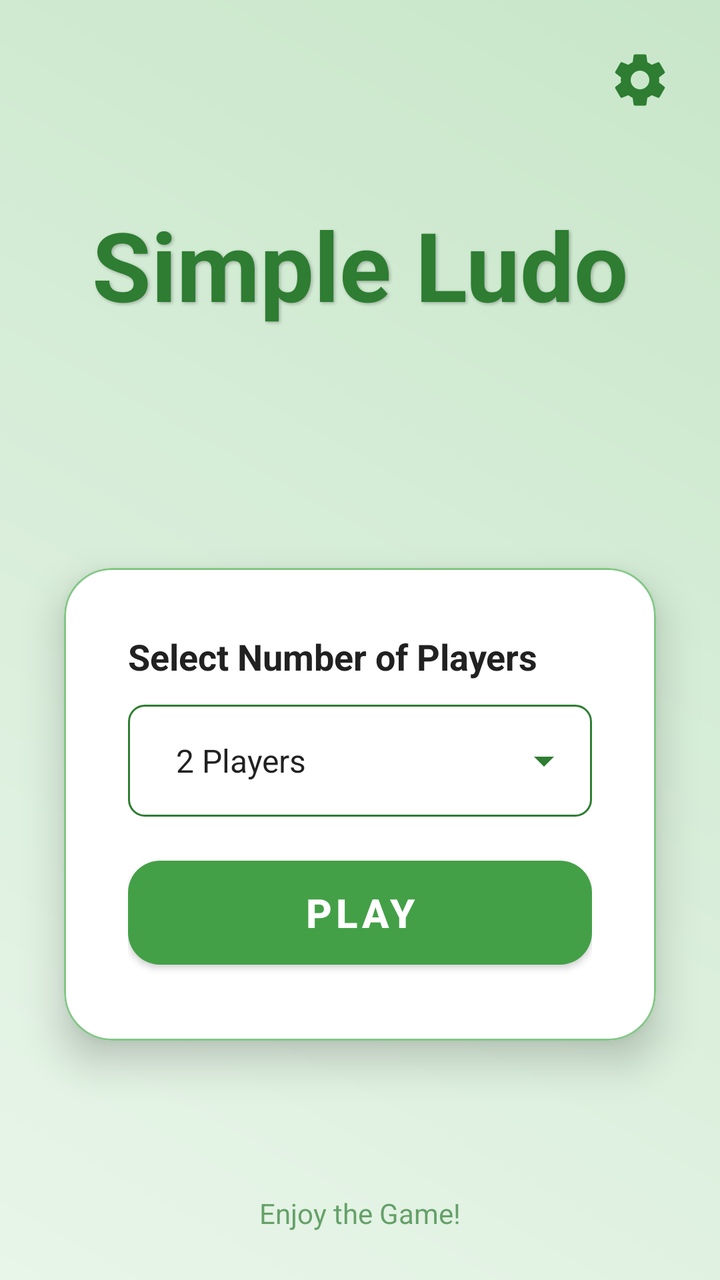
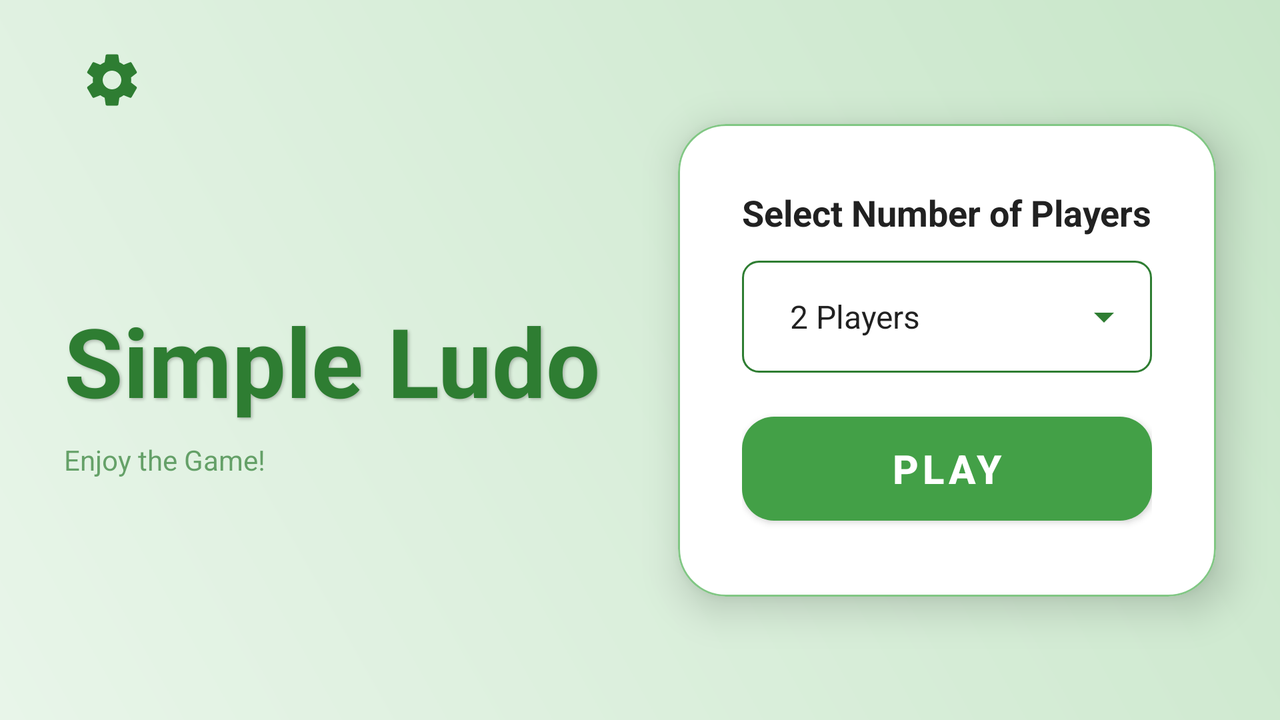

Two renders of one Android screen. The first uses the default layout on a phone; the second uses the alternative layout the repository ships for a different screen configuration, on a matching device. The two XML files are below.
<!-- AndroidManifest.xml: application theme Theme.SimpleLudoGame -->
<!-- res/layout/fragment_home.xml -->
<?xml version="1.0" encoding="utf-8"?>
<layout xmlns:android="http://schemas.android.com/apk/res/android"
    xmlns:app="http://schemas.android.com/apk/res-auto"
    xmlns:tools="http://schemas.android.com/tools">

    <androidx.constraintlayout.widget.ConstraintLayout
        android:layout_width="match_parent"
        android:layout_height="match_parent"
        android:background="@drawable/bg_gradient_home"
        tools:context=".HomeFragment">

        <ImageButton
            android:id="@+id/settings_button"
            android:layout_width="48dp"
            android:layout_height="48dp"
            android:layout_marginTop="16dp"
            android:layout_marginEnd="16dp"
            android:background="?attr/selectableItemBackgroundBorderless"
            android:contentDescription="@string/settings"
            android:padding="8dp"
            android:scaleType="fitCenter"
            android:src="@drawable/ic_settings"
            app:layout_constraintEnd_toEndOf="parent"
            app:layout_constraintTop_toTopOf="parent"
            app:tint="@color/green_primary" />

        <TextView
            android:id="@+id/title_text"
            android:layout_width="wrap_content"
            android:layout_height="wrap_content"
            android:layout_marginTop="100dp"
            android:text="@string/ludo_game_title"
            android:textColor="@color/green_primary"
            android:textSize="48sp"
            android:textStyle="bold"
            android:shadowColor="#40000000"
            android:shadowDx="2"
            android:shadowDy="2"
            android:shadowRadius="4"
            app:layout_constraintEnd_toEndOf="parent"
            app:layout_constraintStart_toStartOf="parent"
            app:layout_constraintTop_toTopOf="parent" />

        <com.google.android.material.card.MaterialCardView
            android:id="@+id/settings_card"
            android:layout_width="0dp"
            android:layout_height="wrap_content"
            android:layout_marginHorizontal="32dp"
            app:cardBackgroundColor="@color/card_background"
            app:cardCornerRadius="24dp"
            app:cardElevation="12dp"
            app:strokeWidth="1dp"
            app:strokeColor="@color/green_secondary"
            app:layout_constraintBottom_toBottomOf="parent"
            app:layout_constraintEnd_toEndOf="parent"
            app:layout_constraintStart_toStartOf="parent"
            app:layout_constraintTop_toBottomOf="@id/title_text">

            <LinearLayout
                android:layout_width="match_parent"
                android:layout_height="wrap_content"
                android:orientation="vertical"
                android:padding="32dp">

                <TextView
                    android:layout_width="wrap_content"
                    android:layout_height="wrap_content"
                    android:text="@string/select_players"
                    android:textColor="@color/text_on_background"
                    android:textSize="18sp"
                    android:textStyle="bold" />

                <Spinner
                    android:id="@+id/player_count_spinner"
                    android:layout_width="match_parent"
                    android:layout_height="56dp"
                    android:layout_marginTop="12dp"
                    android:background="@drawable/bg_spinner"
                    android:entries="@array/player_counts"
                    android:paddingHorizontal="16dp"
                    android:spinnerMode="dropdown" />

                <com.google.android.material.button.MaterialButton
                    android:id="@+id/resume_button"
                    android:layout_width="match_parent"
                    android:layout_height="64dp"
                    android:layout_marginTop="32dp"
                    android:text="Resume"
                    android:textSize="20sp"
                    android:textStyle="bold"
                    android:letterSpacing="0.1"
                    android:visibility="gone"
                    app:backgroundTint="@color/button_green"
                    app:cornerRadius="16dp"
                    app:elevation="4dp" />

                <com.google.android.material.button.MaterialButton
                    android:id="@+id/play_button"
                    android:layout_width="match_parent"
                    android:layout_height="64dp"
                    android:layout_marginTop="16dp"
                    android:text="@string/play"
                    android:textSize="20sp"
                    android:textStyle="bold"
                    android:letterSpacing="0.1"
                    app:backgroundTint="@color/button_green"
                    app:cornerRadius="16dp"
                    app:elevation="4dp" />

            </LinearLayout>
        </com.google.android.material.card.MaterialCardView>

        <TextView
            android:layout_width="wrap_content"
            android:layout_height="wrap_content"
            android:layout_marginBottom="24dp"
            android:text="Enjoy the Game!"
            android:textColor="@color/green_primary"
            android:alpha="0.7"
            app:layout_constraintBottom_toBottomOf="parent"
            app:layout_constraintEnd_toEndOf="parent"
            app:layout_constraintStart_toStartOf="parent" />

    </androidx.constraintlayout.widget.ConstraintLayout>
</layout>
<!-- resources referenced by this layout -->
<resources>
  <string-array name="player_counts">
          <item>2 Players</item>
          <item>3 Players</item>
          <item>4 Players</item>
      </string-array>
  <color name="button_green">#43A047</color>
  <color name="card_background">#FFFFFF</color>
  <color name="green_primary">#2E7D32</color>
  <color name="green_secondary">#81C784</color>
  <color name="text_on_background">#212121</color>
  <!-- drawable bg_gradient_home (drawable) -->
  <?xml version="1.0" encoding="utf-8"?>
  <shape xmlns:android="http://schemas.android.com/apk/res/android">
      <gradient
          android:angle="45"
          android:endColor="@color/green_background_end"
          android:startColor="@color/green_background_start"
          android:type="linear" />
  </shape>
  <!-- drawable bg_spinner (drawable) -->
  <?xml version="1.0" encoding="utf-8"?>
  <layer-list xmlns:android="http://schemas.android.com/apk/res/android">
      <item>
          <shape android:shape="rectangle">
              <solid android:color="@color/card_background" />
              <stroke
                  android:width="1dp"
                  android:color="@color/green_primary" />
              <corners android:radius="8dp" />
          </shape>
      </item>
      <item
          android:right="12dp"
          android:gravity="end|center_vertical">
          <vector
              android:width="24dp"
              android:height="24dp"
              android:viewportWidth="24"
              android:viewportHeight="24">
              <path
                  android:fillColor="@color/green_primary"
                  android:pathData="M7,10l5,5 5,-5z" />
          </vector>
      </item>
  </layer-list>
  <string name="ludo_game_title">Simple Ludo</string>
  <string name="play">Play</string>
  <string name="select_players">Select Number of Players</string>
  <string name="settings">Settings</string>
  <style name="Theme.SimpleLudoGame" parent="Theme.MaterialComponents.DayNight.NoActionBar">
          
          <item name="colorPrimary">@color/green_primary</item>
          <item name="colorPrimaryVariant">@color/green_primary_variant</item>
          <item name="colorOnPrimary">@color/white</item>
          
          <item name="colorSecondary">@color/green_secondary</item>
          <item name="colorSecondaryVariant">@color/green_primary</item>
          <item name="colorOnSecondary">@color/black</item>
  
          <item name="android:windowBackground">@color/green_background_start</item>
  
          
          <item name="android:statusBarColor">@android:color/transparent</item>
          <item name="android:navigationBarColor">@android:color/transparent</item>
      </style>
  <color name="green_background_end">#C8E6C9</color>
  <color name="green_background_start">#E8F5E9</color>
  <color name="green_primary_variant">#1B5E20</color>
  <color name="white">#FFFFFFFF</color>
  <color name="black">#FF000000</color>
  <!-- some entries are left out for length -->
</resources>
<!-- res/layout-land/fragment_home.xml (the repository's variant of the layout above) -->
<!-- drawn on the phone turned sideways -->
<?xml version="1.0" encoding="utf-8"?>
<layout xmlns:android="http://schemas.android.com/apk/res/android"
    xmlns:app="http://schemas.android.com/apk/res-auto"
    xmlns:tools="http://schemas.android.com/tools">

    <androidx.constraintlayout.widget.ConstraintLayout
        android:layout_width="match_parent"
        android:layout_height="match_parent"
        android:background="@drawable/bg_gradient_home"
        tools:context=".HomeFragment">

        <ImageButton
            android:id="@+id/settings_button"
            android:layout_width="48dp"
            android:layout_height="48dp"
            android:layout_marginStart="32dp"
            android:layout_marginTop="16dp"
            android:background="?attr/selectableItemBackgroundBorderless"
            android:contentDescription="@string/settings"
            android:padding="8dp"
            android:scaleType="fitCenter"
            android:src="@drawable/ic_settings"
            app:layout_constraintStart_toStartOf="parent"
            app:layout_constraintTop_toTopOf="parent"
            app:tint="@color/green_primary" />

        <TextView
            android:id="@+id/title_text"
            android:layout_width="wrap_content"
            android:layout_height="wrap_content"
            android:layout_marginStart="32dp"
            android:shadowColor="#40000000"
            android:shadowDx="2"
            android:shadowDy="2"
            android:shadowRadius="4"
            android:text="@string/ludo_game_title"
            android:textColor="@color/green_primary"
            android:textSize="48sp"
            android:textStyle="bold"
            app:layout_constraintBottom_toBottomOf="parent"
            app:layout_constraintStart_toStartOf="parent"
            app:layout_constraintTop_toTopOf="parent" />

        <com.google.android.material.card.MaterialCardView
            android:id="@+id/settings_card"
            android:layout_width="0dp"
            android:layout_height="wrap_content"
            android:layout_marginHorizontal="32dp"
            app:cardBackgroundColor="@color/card_background"
            app:cardCornerRadius="24dp"
            app:cardElevation="12dp"
            app:layout_constraintBottom_toBottomOf="parent"
            app:layout_constraintEnd_toEndOf="parent"
            app:layout_constraintTop_toTopOf="parent"
            app:strokeColor="@color/green_secondary"
            app:strokeWidth="1dp">

            <LinearLayout
                android:layout_width="match_parent"
                android:layout_height="wrap_content"
                android:orientation="vertical"
                android:padding="32dp">

                <TextView
                    android:layout_width="wrap_content"
                    android:layout_height="wrap_content"
                    android:text="@string/select_players"
                    android:textColor="@color/text_on_background"
                    android:textSize="18sp"
                    android:textStyle="bold" />

                <Spinner
                    android:id="@+id/player_count_spinner"
                    android:layout_width="match_parent"
                    android:layout_height="56dp"
                    android:layout_marginTop="12dp"
                    android:background="@drawable/bg_spinner"
                    android:entries="@array/player_counts"
                    android:paddingHorizontal="16dp"
                    android:spinnerMode="dropdown" />

                <com.google.android.material.button.MaterialButton
                    android:id="@+id/resume_button"
                    android:layout_width="match_parent"
                    android:layout_height="64dp"
                    android:layout_marginTop="32dp"
                    android:text="Resume"
                    android:textSize="20sp"
                    android:textStyle="bold"
                    android:letterSpacing="0.1"
                    android:visibility="gone"
                    app:backgroundTint="@color/button_green"
                    app:cornerRadius="16dp"
                    app:elevation="4dp" />

                <com.google.android.material.button.MaterialButton
                    android:id="@+id/play_button"
                    android:layout_width="match_parent"
                    android:layout_height="64dp"
                    android:layout_marginTop="16dp"
                    android:letterSpacing="0.1"
                    android:text="@string/play"
                    android:textSize="20sp"
                    android:textStyle="bold"
                    app:backgroundTint="@color/button_green"
                    app:cornerRadius="16dp"
                    app:elevation="4dp" />

            </LinearLayout>
        </com.google.android.material.card.MaterialCardView>

        <TextView
            android:id="@+id/textView"
            android:layout_width="0dp"
            android:layout_height="wrap_content"
            android:layout_marginStart="32dp"
            android:layout_marginTop="8dp"
            android:alpha="0.7"
            android:text="Enjoy the Game!"
            android:textColor="@color/green_primary"
            app:layout_constraintStart_toStartOf="parent"
            app:layout_constraintTop_toBottomOf="@+id/title_text" />

    </androidx.constraintlayout.widget.ConstraintLayout>
</layout>
